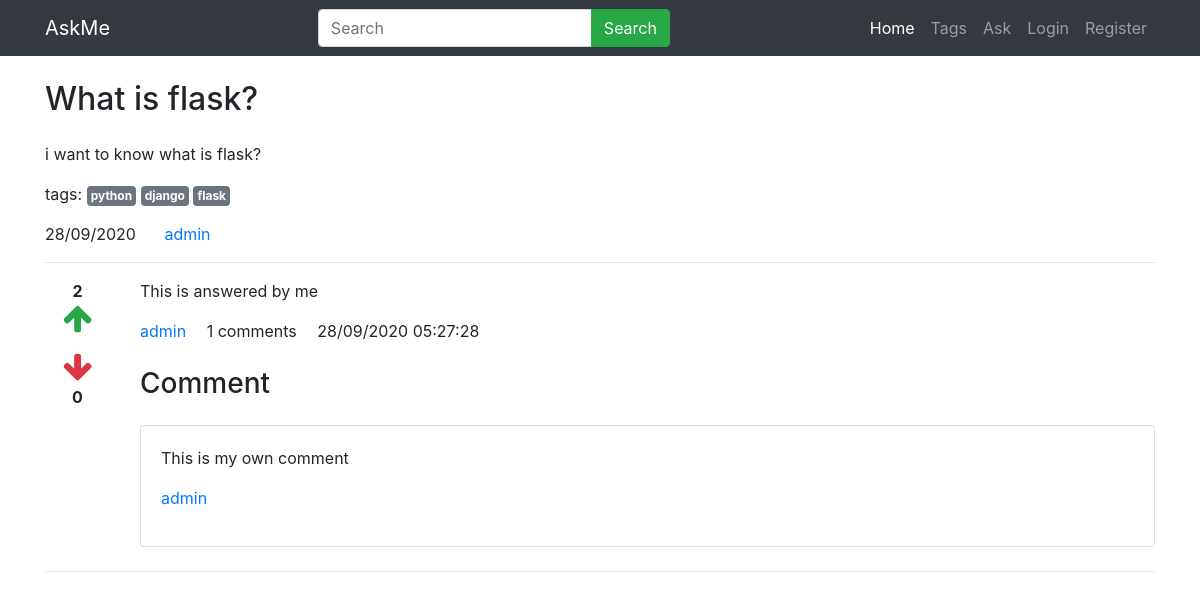
The app's page /detail/2 with its own data.
### main/models.py (models this page shows, shortened)
class Question(models.Model):
    user=models.ForeignKey(CustomUser,on_delete=models.CASCADE)
    title=models.CharField(max_length=300)
    detail=models.TextField()
    tags=models.TextField(default='')
    add_time=models.DateTimeField(auto_now_add=True)

class CustomUser(AbstractUser):
    bio=models.TextField()
    location=models.CharField(max_length=200)

class Answer(models.Model):
    question=models.ForeignKey(Question,on_delete=models.CASCADE)
    user=models.ForeignKey(CustomUser,on_delete=models.CASCADE)
    detail=models.TextField()
    add_time=models.DateTimeField(auto_now_add=True)

class Comment(models.Model):
    answer=models.ForeignKey(Answer,on_delete=models.CASCADE)
    user=models.ForeignKey(CustomUser,on_delete=models.CASCADE,related_name='comment_user')
    comment=models.TextField(default='')
    add_time=models.DateTimeField(auto_now_add=True)

### main/views.py (the view, shortened to what this page needs)
# urls.py: path('detail/<int:id>',views.detail,name='detail'),
def detail(request,id):
    quest=Question.objects.get(pk=id)
    tags=quest.tags.split(',')
    answers=Answer.objects.filter(question=quest)
    answerform=AnswerForm
    return render(request,'detail.html',{
        'quest':quest,
        'tags':tags,
        'answers':answers,
        'answerform':answerform
    })

### main/templates/detail.html (shortened to what this page needs)
{% extends 'base.html' %}
{% load static %}
{% load humanize %}
{% block content %}
    <div class="container">
        <h2 class="my-4">{{quest.title}}</h2>
        <p>{{quest.detail}}</p>
        <p>
            tags:
            {% for tag in tags %}
            <a href="/tag/{{tag|slugify}}" class="badge badge-secondary p-1">{{tag}}</a>
            {% endfor %}
        </p>
        <p>
            <span class="mr-4">{{quest.add_time|date:'d/m/Y'}}</span>
            <a href="#">{{quest.user.username}}</a>
        </p>
        <hr/>
        {% for answer in answers %}
        <div class="row">
            <div class="col-1" style="text-align: center;">
                <div class="upvote">
                    <strong class="upvote-count-{{answer.id}}">{{answer.upvote_set.count}}</strong><br/>
                    <span class="text-success">
                        <i class="fa fa-arrow-up fa-2x upvote-click" data-answer="{{answer.id}}"></i>
                    </span>
                </div>
                <div class="downvote mt-3">
                    <span class="text-danger">
                        <i class="fa fa-arrow-down fa-2x downvote-click" data-answer="{{answer.id}}"></i>
                    </span><br/>
                    <strong class="downvote-count-{{answer.id}}">{{answer.downvote_set.count}}</strong>
                </div>
            </div>
            <div class="col-11">
                <p>
                    {{ answer.detail }}
                </p>
                <p>
                    <a href="#" class="mr-3">{{answer.user.username}}</a>
                    <span class="mr-3"><span class="comment-count-{{answer.id}}">{{answer.comment_set.count}}</span> comments</span>
                    <span>{{answer.add_time|date:'d/m/Y h:i:s'}}</span>
                </p>
                <h3 class="my-4">Comment</h3>
                <div class="comment-wrapper-{{answer.id}}">
                    {% for comment in answer.comment_set.all %}
                    <div class="card mb-2">
                        <div class="card-body">
                            <p>{{comment.comment}}</p>
                            <p>
                                <a href="#">{{comment.user.username}}</a>
                            </p>
                        </div>
                    </div>
                    {% endfor %}
                </div>
            </div>
        </div>
        <hr/>
        {% endfor %}
    </div>
{% endblock %}

### main/templates/base.html (shortened to what this page needs)
{% load static %}
<!DOCTYPE html>
<html lang="en">
<head>
    <link rel="stylesheet" href="{% static 'animate.min.css' %}" />
    <link rel="stylesheet" href="{% static 'bootstrap.min.css' %}" />
    <link rel="stylesheet" href="{% static 'fa4/css/font-awesome.min.css' %}" />
</head>
<body>
    <nav class="navbar navbar-expand-lg navbar-dark bg-dark">
        <div class="container">
            <a class="navbar-brand" href="/">AskMe</a>
            <div class="collapse navbar-collapse" id="navbarNav">
                <form class="ml-auto" action="/">
                    <div class="input-group">
                        <input type="text" name="q" class="form-control" placeholder="Search" />
                        <div class="input-group-append">
                        <button class="btn btn-success" type="submit" id="button-addon2">Search</button>
                        </div>
                    </div>
                </form>
                <ul class="navbar-nav ml-auto">
                    <li class="nav-item active">
                        <a class="nav-link" href="/">Home</a>
                    </li>
                    <li class="nav-item">
                        <a class="nav-link" href="/tags">Tags</a>
                    </li>
                    <li class="nav-item">
                        <a class="nav-link" href="{% url 'ask-question' %}">Ask</a>
                    </li>
                    {% if user.is_authenticated %}
                    <li class="nav-item">
                        <a class="nav-link" href="/accounts/profile">Profile</a>
                    </li>
                    <li class="nav-item">
                        <a class="nav-link" href="{% url 'logout' %}">Logout</a>
                    </li>
                    {% else %}
                    <li class="nav-item">
                        <a class="nav-link" href="/accounts/login">Login</a>
                    </li>
                    <li class="nav-item">
                        <a class="nav-link" href="/accounts/register">Register</a>
                    </li>
                    {% endif %}
                </ul>
            </div>
        </div>
    </nav>
    {% block content %}
    {% endblock %}
</body>
</html>

### records on screen
Question: title "What is flask?", detail "i want to know what is flask?", add_time "28/09/2020", user.username "admin"
Answer: upvote_set.count "2", downvote_set.count "0", detail "This is answered by me", user.username "admin", comment_set.count "1", add_time "28/09/2020 05:27:28"
Comment: comment "This is my own comment", user.username "admin"

### other values on screen
{{ tag }} "python" "django" "flask"
